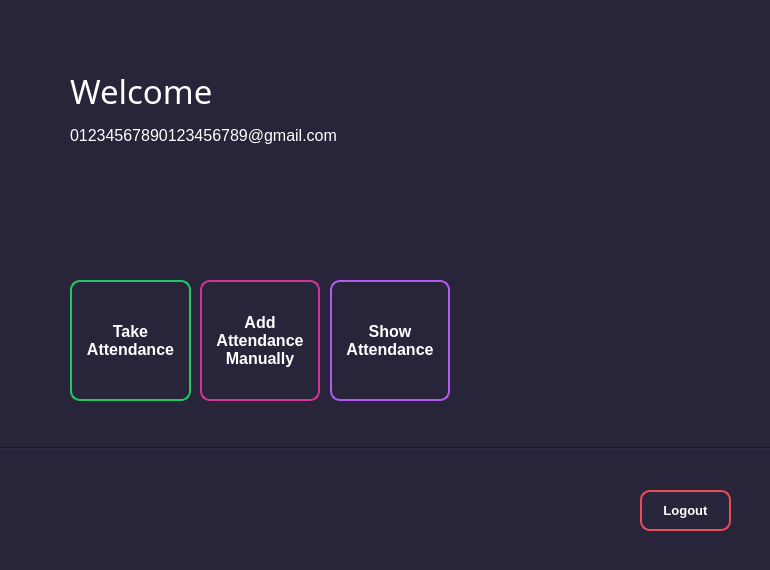
<?xml version="1.0" encoding="UTF-8"?>
<ui version="4.0">
 <class>MainWindow</class>
 <widget class="QMainWindow" name="MainWindow">
  <property name="geometry">
   <rect>
    <x>0</x>
    <y>0</y>
    <width>770</width>
    <height>570</height>
   </rect>
  </property>
  <property name="windowTitle">
   <string>MainWindow</string>
  </property>
  <property name="styleSheet">
   <string notr="true">background-color: rgb(40,37,58);

</string>
  </property>
  <widget class="QWidget" name="centralwidget">
   <widget class="QLabel" name="welcome_label">
    <property name="geometry">
     <rect>
      <x>70</x>
      <y>120</y>
      <width>371</width>
      <height>31</height>
     </rect>
    </property>
    <property name="font">
     <font>
      <family>MS Shell Dlg 2</family>
      <pointsize>12</pointsize>
     </font>
    </property>
    <property name="styleSheet">
     <string notr="true">color: white;
</string>
    </property>
    <property name="text">
     <string>01234567890123456789@gmail.com</string>
    </property>
   </widget>
   <widget class="QPushButton" name="markattendance_btn">
    <property name="geometry">
     <rect>
      <x>70</x>
      <y>280</y>
      <width>121</width>
      <height>121</height>
     </rect>
    </property>
    <property name="font">
     <font>
      <pointsize>12</pointsize>
      <weight>75</weight>
      <bold>true</bold>
     </font>
    </property>
    <property name="cursor">
     <cursorShape>PointingHandCursor</cursorShape>
    </property>
    <property name="styleSheet">
     <string notr="true">QPushButton#markattendance_btn {
    background-color: none;
    border: 1.5px solid rgb(36,199,103) ;
	border-radius: 10px;
    color: white;
}

QPushButton#markattendance_btn:hover {
    background-color: rgb(36,199,103);
	color: rgb(54, 54, 54)
    
}</string>
    </property>
    <property name="text">
     <string>Take
Attendance</string>
    </property>
    <property name="flat">
     <bool>true</bool>
    </property>
   </widget>
   <widget class="QPushButton" name="showattendance_btn">
    <property name="geometry">
     <rect>
      <x>330</x>
      <y>280</y>
      <width>120</width>
      <height>121</height>
     </rect>
    </property>
    <property name="font">
     <font>
      <pointsize>12</pointsize>
      <weight>75</weight>
      <bold>true</bold>
     </font>
    </property>
    <property name="cursor">
     <cursorShape>PointingHandCursor</cursorShape>
    </property>
    <property name="styleSheet">
     <string notr="true">QPushButton#showattendance_btn {
    background-color: none;
    border: 1.5px solid rgb(180,90,240) ;
	border-radius: 10px;
    color: white;
}

QPushButton#showattendance_btn:hover {
    background-color: rgb(180,90,240);
	color: rgb(54, 54, 54)
    
}</string>
    </property>
    <property name="text">
     <string>Show
Attendance</string>
    </property>
    <property name="flat">
     <bool>true</bool>
    </property>
   </widget>
   <widget class="QPushButton" name="add_attendance_manually_btn">
    <property name="geometry">
     <rect>
      <x>200</x>
      <y>280</y>
      <width>120</width>
      <height>121</height>
     </rect>
    </property>
    <property name="font">
     <font>
      <pointsize>12</pointsize>
      <weight>75</weight>
      <bold>true</bold>
     </font>
    </property>
    <property name="cursor">
     <cursorShape>PointingHandCursor</cursorShape>
    </property>
    <property name="styleSheet">
     <string notr="true">QPushButton#add_attendance_manually_btn {
    background-color: none;
    border: 1.5px solid rgb(208,54,150) ;
	border-radius: 10px;
    color: white;
}

QPushButton#add_attendance_manually_btn:hover {
    background-color: rgb(208,54,150) ;
	color: rgb(54, 54, 54)
    
}</string>
    </property>
    <property name="text">
     <string>Add
Attendance
Manually</string>
    </property>
    <property name="flat">
     <bool>true</bool>
    </property>
   </widget>
   <widget class="QPushButton" name="logout_btn">
    <property name="geometry">
     <rect>
      <x>640</x>
      <y>490</y>
      <width>91</width>
      <height>41</height>
     </rect>
    </property>
    <property name="font">
     <font>
      <pointsize>10</pointsize>
      <weight>75</weight>
      <bold>true</bold>
     </font>
    </property>
    <property name="cursor">
     <cursorShape>PointingHandCursor</cursorShape>
    </property>
    <property name="styleSheet">
     <string notr="true">QPushButton#logout_btn {
    background-color: none;
    border: 1.5px solid rgb(234,77,86) ;
	border-radius: 10px;
    color: white;
}

QPushButton#logout_btn:hover {
    background-color: rgb(234,77,86);
	color: rgb(54, 54, 54)
    
}</string>
    </property>
    <property name="text">
     <string>Logout</string>
    </property>
    <property name="flat">
     <bool>true</bool>
    </property>
   </widget>
   <widget class="QLabel" name="welcome">
    <property name="geometry">
     <rect>
      <x>70</x>
      <y>70</y>
      <width>261</width>
      <height>41</height>
     </rect>
    </property>
    <property name="font">
     <font>
      <family>Product Sans Light</family>
      <pointsize>25</pointsize>
     </font>
    </property>
    <property name="styleSheet">
     <string notr="true">color: white;
</string>
    </property>
    <property name="text">
     <string>Welcome</string>
    </property>
   </widget>
   <widget class="Line" name="line">
    <property name="geometry">
     <rect>
      <x>-30</x>
      <y>440</y>
      <width>841</width>
      <height>16</height>
     </rect>
    </property>
    <property name="sizePolicy">
     <sizepolicy hsizetype="Fixed" vsizetype="Fixed">
      <horstretch>0</horstretch>
      <verstretch>0</verstretch>
     </sizepolicy>
    </property>
    <property name="font">
     <font>
      <weight>50</weight>
      <bold>false</bold>
      <kerning>true</kerning>
     </font>
    </property>
    <property name="frameShadow">
     <enum>QFrame::Sunken</enum>
    </property>
    <property name="lineWidth">
     <number>1</number>
    </property>
    <property name="orientation">
     <enum>Qt::Horizontal</enum>
    </property>
   </widget>
   <widget class="QLabel" name="date_label">
    <property name="geometry">
     <rect>
      <x>70</x>
      <y>210</y>
      <width>371</width>
      <height>31</height>
     </rect>
    </property>
    <property name="font">
     <font>
      <family>MS Shell Dlg 2</family>
      <pointsize>15</pointsize>
     </font>
    </property>
    <property name="styleSheet">
     <string notr="true">color: white;
</string>
    </property>
    <property name="text">
     <string/>
    </property>
   </widget>
   <widget class="QLabel" name="time_label">
    <property name="geometry">
     <rect>
      <x>70</x>
      <y>170</y>
      <width>381</width>
      <height>31</height>
     </rect>
    </property>
    <property name="font">
     <font>
      <family>Product Sans Light</family>
      <pointsize>25</pointsize>
     </font>
    </property>
    <property name="styleSheet">
     <string notr="true">color: white;
</string>
    </property>
    <property name="text">
     <string/>
    </property>
   </widget>
  </widget>
  <action name="actionHelp">
   <property name="text">
    <string>Help</string>
   </property>
  </action>
  <action name="actionContact">
   <property name="text">
    <string>Contact</string>
   </property>
  </action>
  <action name="actionFeedback">
   <property name="text">
    <string>Feedback</string>
   </property>
  </action>
  <action name="actionLog_out">
   <property name="text">
    <string>Log out</string>
   </property>
  </action>
  <action name="actionLog_out_2">
   <property name="text">
    <string>Log out</string>
   </property>
  </action>
 </widget>
 <resources/>
 <connections/>
</ui>
